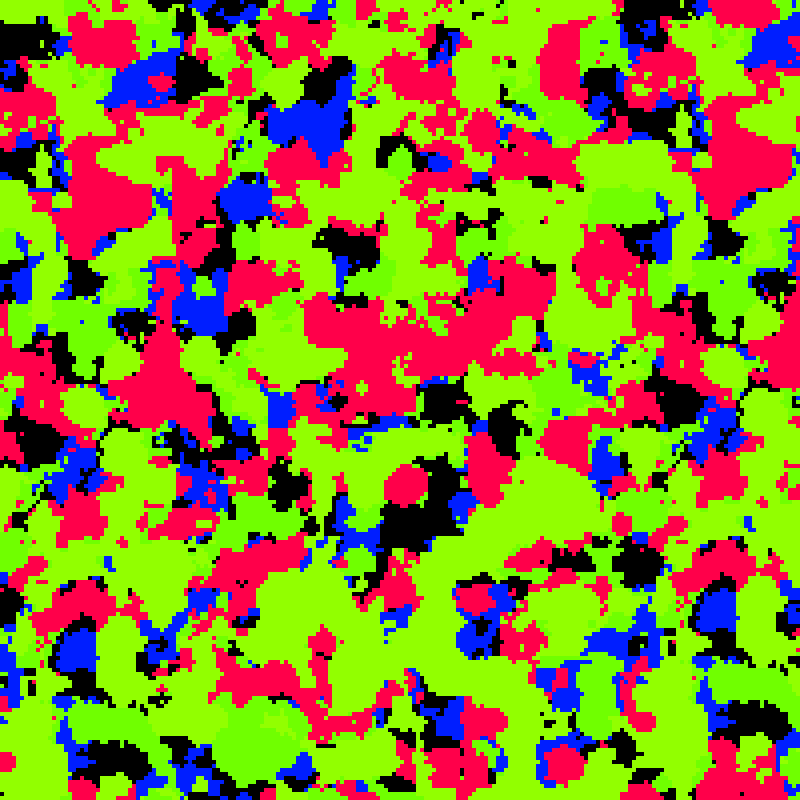
Frame 1 (no input)
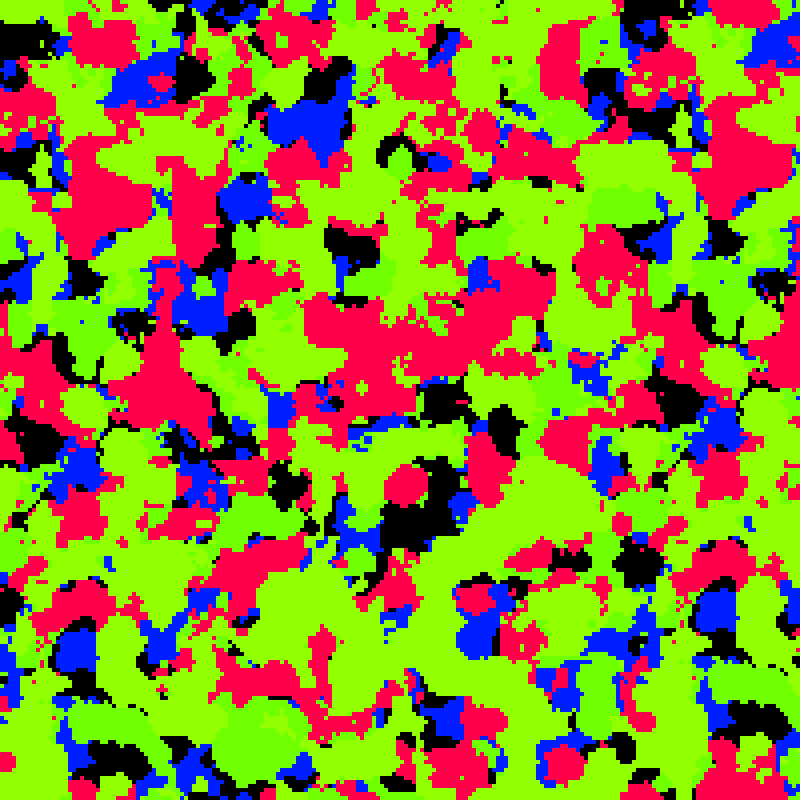
Frame 60 (the mouse pressed at the canvas centre just before this capture)
Frame 120 (the mouse held since frame 60 and released just before this capture): identical to frame 60, image omitted

The Processing sketch that drew these frames (run headless with seeded random() and noise(); from frame 60 on, the mouse is pressed at the canvas centre):

// Processing sketch: cells_map
// ── cells_map.pde
int[][] grid;
int[] types;
color[] typeColours;
final int WW = 800;
final int WH = 800;
final int CELL_SIZE = 4;
final int CA = WW / CELL_SIZE;
final int CD = WH / CELL_SIZE;
final int NUM_TYPES = 4;
final int THRESH = 5;
void settings() {
  size(WW, WH);
}

void setup() {

  colorMode(HSB);
  generate();
}

void draw() {
  background(0);

  for (int x = 0; x < CA; x += 1) {
    for (int y = 0; y < CD; y += 1) {
      int g = grid[x][y];

      if (g == -1) continue;

      
      noStroke();
      fill(typeColours[g]);
      rect(x * CELL_SIZE, y * CELL_SIZE, CELL_SIZE, CELL_SIZE);
    }
  }
  step();
}

void mouseReleased() {
 generate();
}

PVector countNeighbours(int x, int y) {
  HashMap<Integer, Integer> map = new HashMap<Integer,Integer>();
  
  for (int xx = -1; xx < 2; xx += 1) {
    int px = x + xx;
    for (int yy = -1; yy < 2; yy += 1) {
      if (xx == 0 && yy == 0) continue;
      int py = y + yy;
      if (!OOB(px, py)) {
        int g = grid[px][py];
        if (g != -1) {
          addToMap(map, g);
        }
      }
    }
  }
  
  int max_i = -1;
  int max = -1;
  
  for (Integer i : map.keySet()) {
    int n = map.get(i);
    if (max_i == -1 || n > max) {
      max_i = i;
      max = n;
      
    }
    
  }

  return new PVector(max_i, max);
}

void addToMap(HashMap<Integer, Integer> map, int i) {
  if (map.containsKey(i)) {
     int j = map.get(i);   
     j += 1;
     map.put(i,j);
  } else {
    map.put(i, 1);
  }
}

void step() {
  for (int x = 0; x < CA; x += 1) {
    for (int y = 0; y < CD; y += 1) {
      int g = grid[x][y];
      if (g != -1) continue;


      PVector c = countNeighbours(x, y);
      
      if (c.x != -1 && (int)c.y >= THRESH) {
        grid[x][y] = (int)c.x;
      }

      //if (c >= THRESH) {


      //  int r = floor(random(4));
      //  int nx = x;
      //  int ny = y;
      //  switch(r) {
      //  case 0:
      //    nx -= 1;
      //    break;
      //  case 1:
      //    nx += 1;
      //    break;
      //  case 2:
      //    ny -= 1;
      //    break;
      //  case 3:
      //    ny += 1;
      //    break;
      //  }

      //  if (!OOB(nx, ny)) {
      //    if (nx == x && ny == y) {
      //      continue;
      //    } else {
      //      if (random(1) < 0.5) {
      //        if (grid[nx][ny] == -1) {
      //          grid[nx][ny] = g;
      //        }
      //      }
      //    }
      //  }
      //} else if (c <= 2){
      //  grid[x][y] = -1;
      //}
    }
  }
}

boolean OOB(int x, int y) {
  return (x < 0 || x > CA - 1 || y < 0 || y > CD - 1);
}

void generate() {
  noiseSeed(str(millis()).hashCode());
  grid = new int[CA][CD];
  types = new int[NUM_TYPES];
  typeColours = new color[NUM_TYPES];

  for (int x = 0; x < CA; x += 1) {
    for (int y = 0; y < CD; y += 1) {
      grid[x][y] = -1;
    }
  }

  for (int i = 0; i < types.length; i += 1) {
    types[i] = i;
    typeColours[i] = color(random(255), 255, 255);

    for (int x = 0; x < CA; x += 1) {
      float fx = (float)x * 0.1;
      for (int y = 0; y < CD; y += 1) {
        float fy = (float)y * 0.1;

        float n = noise(fx, fy, i*3);
        if (n > 0.5) {
          grid[x][y] = i;
        }
      }
    }
  }




  //for (int i = 0; i < types.length; i += 1) {
  //  types[i] = i;
  //  typeColours[i] = color(random(255), 255, 255);


  //  while (true) {
  //    int x = floor(random(CA));
  //    int y = floor(random(CD));

  //    int g = grid[x][y];
  //    if (g == -1) {
  //      grid[x][y] = i;
  //      break;
  //    }
  //  }
  //}
}
